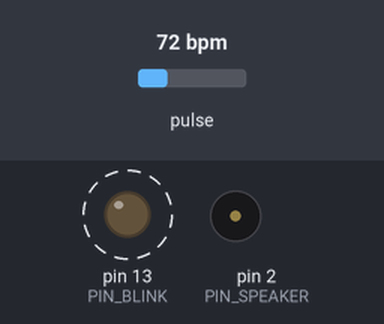
The sketch below on a simulated Arduino Uno, built with avr-gcc and run on an emulated ATmega328P. On the bench: output pins drawn as LEDs (lit = HIGH), buzzer (waves = sounding). Dashed ring = blinking. The inputs (shaded band) are chosen by the test bench; at power-on: pulse 72 bpm. What the sketch prints to the serial monitor is not drawn.

Above: at 1.2 s.
1.3 s: pulse set to 42 bpm
At 3.3 s:
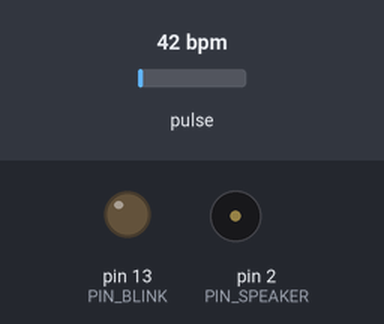
3.8 s: pulse set to 70 bpm
At 4.77 s:
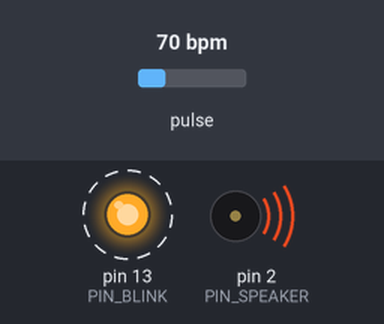
Timing chart, 0 to 12.8 s (numbered marks = the images above; inputs shaded):
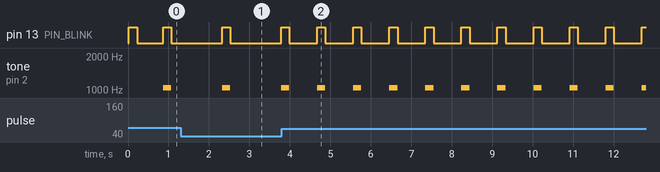

Measured:
- after the input at 3.8 s, pin 13 (PIN_BLINK): alternates HIGH for 0.20 s and LOW for 0.69 s, starting after 0.88 s; tone on pin 2 (PIN_SPEAKER): alternates 1047 Hz for 0.20 s and silent for 0.69 s, starting after 0.88 s

The sketch:

PulseRate3.ino
```cpp
// (licence header left out)
/*
   Every Sketch that uses the PulseSensor Playground must
   define USE_ARDUINO_INTERRUPTS before including PulseSensorPlayground.h.
   Here, #define USE_ARDUINO_INTERRUPTS true tells the library to use
   interrupts to automatically read and process PulseSensor data.

   See ProcessEverySample.ino for an example of not using interrupts.
*/
#define USE_ARDUINO_INTERRUPTS true
#include <PulseSensorPlayground.h>

/*
   The format of our output.

   Set this to PROCESSING_VISUALIZER if you're going to run
    the Processing Visualizer Sketch.
    See https://github.com/WorldFamousElectronics/PulseSensor_Amped_Processing_Visualizer

   Set this to SERIAL_PLOTTER if you're going to run
    the Arduino IDE's Serial Plotter.
*/
const int OUTPUT_TYPE = SERIAL_PLOTTER;

/*
   Pinout:
     PIN_INPUT = Analog Input. Connected to the pulse sensor
      purple (signal) wire.
     PIN_BLINK = digital Output. Connected to an LED (and 220 ohm resistor)
      that will flash on each detected pulse.
     PIN_FADE = digital Output. PWM pin onnected to an LED (and resistor)
      that will smoothly fade with each pulse.
      NOTE: PIN_FADE must be a pin that supports PWM. Do not use
      pin 9 or 10, because those pins' PWM interferes with the sample timer.
*/
const int PIN_INPUT = A0;
const int PIN_BLINK = 13;    // Pin 13 is the on-board LED
const int PIN_FADE = 5;
const int THRESHOLD = 550;   // Adjust this number to avoid noise when idle


//Variables
const int PulseWire = 0;       // PulseSensor PURPLE WIRE connected to ANALOG PIN 0
const int LED13 = 13;          // The on-board Arduino LED, close to PIN 13.
int Threshold = 550;           // Determine which Signal to "count as a beat" and which to ignore.
                               // Use the "Gettting Started Project" to fine-tune Threshold Value beyond default setting.
                               // Otherwise leave the default "550" value.

PulseSensorPlayground pulseSensor;  // Creates an instance of the PulseSensorPlayground object called "pulseSensor"


/*
   All the PulseSensor Playground functions.
*/

/*
  Setup the things we need for driving the Speaker
  NOTE: Speaker MUST be AC coupled! Connect PIN_SPEAKER to red speaker wire.
        Then connect black speaker wire to + side of electrolytic capacitor.
        Then connect - side of electrolytic capacitor to GND.
        Capacitor value should be 1uF or higher!
        Follow this tutorial:
        [link]
*/
const int PIN_SPEAKER = 2;    // speaker on pin2 makes a beep with heartbeat


void setup() {
  /*
     Use 115200 baud because that's what the Processing Sketch expects to read,
     and because that speed provides about 11 bytes per millisecond.

     If we used a slower baud rate, we'd likely write bytes faster than
     they can be transmitted, which would mess up the timing
     of readSensor() calls, which would make the pulse measurement
     not work properly.
  */
  Serial.begin(115200);

  // Configure the PulseSensor manager.

  pulseSensor.analogInput(PIN_INPUT);
  pulseSensor.blinkOnPulse(PIN_BLINK);
  pulseSensor.fadeOnPulse(PIN_FADE);

  pulseSensor.setSerial(Serial);
  pulseSensor.setOutputType(OUTPUT_TYPE);
  pulseSensor.setThreshold(THRESHOLD);

  Serial.begin(9600);          // For Serial Monitor

  // Configure the PulseSensor object, by assigning our variables to it.
  pulseSensor.analogInput(PulseWire);
  pulseSensor.blinkOnPulse(LED13);       //auto-magically blink Arduino's LED with heartbeat.
  pulseSensor.setThreshold(Threshold);

  // Double-check the "pulseSensor" object was created and "began" seeing a signal.
   if (pulseSensor.begin()) {
    Serial.println("We created a pulseSensor Object !");  //This prints one time at Arduino power-up,  or on Arduino reset.
  }

  // Now that everything is ready, start reading the PulseSensor signal.
  if (!pulseSensor.begin()) {
    /*
       PulseSensor initialization failed,
       likely because our particular Arduino platform interrupts
       aren't supported yet.

       If your Sketch hangs here, try ProcessEverySample.ino,
       which doesn't use interrupts.
    */
    for(;;) {
      // Flash the led to show things didn't work.
      digitalWrite(PIN_BLINK, LOW);
      delay(50);
      digitalWrite(PIN_BLINK, HIGH);
      delay(50);
    }
  }
}

void loop() {
  /*
     Wait a bit.
     We don't output every sample, because our baud rate
     won't support that much I/O.
  */
  delay(20);

  // write the latest sample to Serial.
  pulseSensor.outputSample();

  /*
     If a beat has happened since we last checked,
     write the per-beat information to Serial.
     write a frequency to the PIN_SPEAKER
     NOTE: Do not set the optional duration of tone! That is blocking!
   */
  if (pulseSensor.sawStartOfBeat()) {
    pulseSensor.outputBeat();
    tone(PIN_SPEAKER,1047);              // tone(pin,frequency)
  }

  /*
    The Pulse variable is true only for a short time after the heartbeat is detected
    Use this to time the duration of the beep
  */
  if(pulseSensor.isInsideBeat() == false){
    noTone(PIN_SPEAKER);
  }
int myBPM = pulseSensor.getBeatsPerMinute();  // Calls function on our pulseSensor object that returns BPM as an "int".
                                               // "myBPM" hold this BPM value now.

if (pulseSensor.sawStartOfBeat()) {            // Constantly test to see if "a beat happened".
 Serial.println("♥  A HeartBeat Happened ! "); // If test is "true", print a message "a heartbeat happened".
 Serial.print("BPM: ");                        // Print phrase "BPM: "
 Serial.println(myBPM);                        // Print the value inside of myBPM.
}

  delay(20);
}
```
